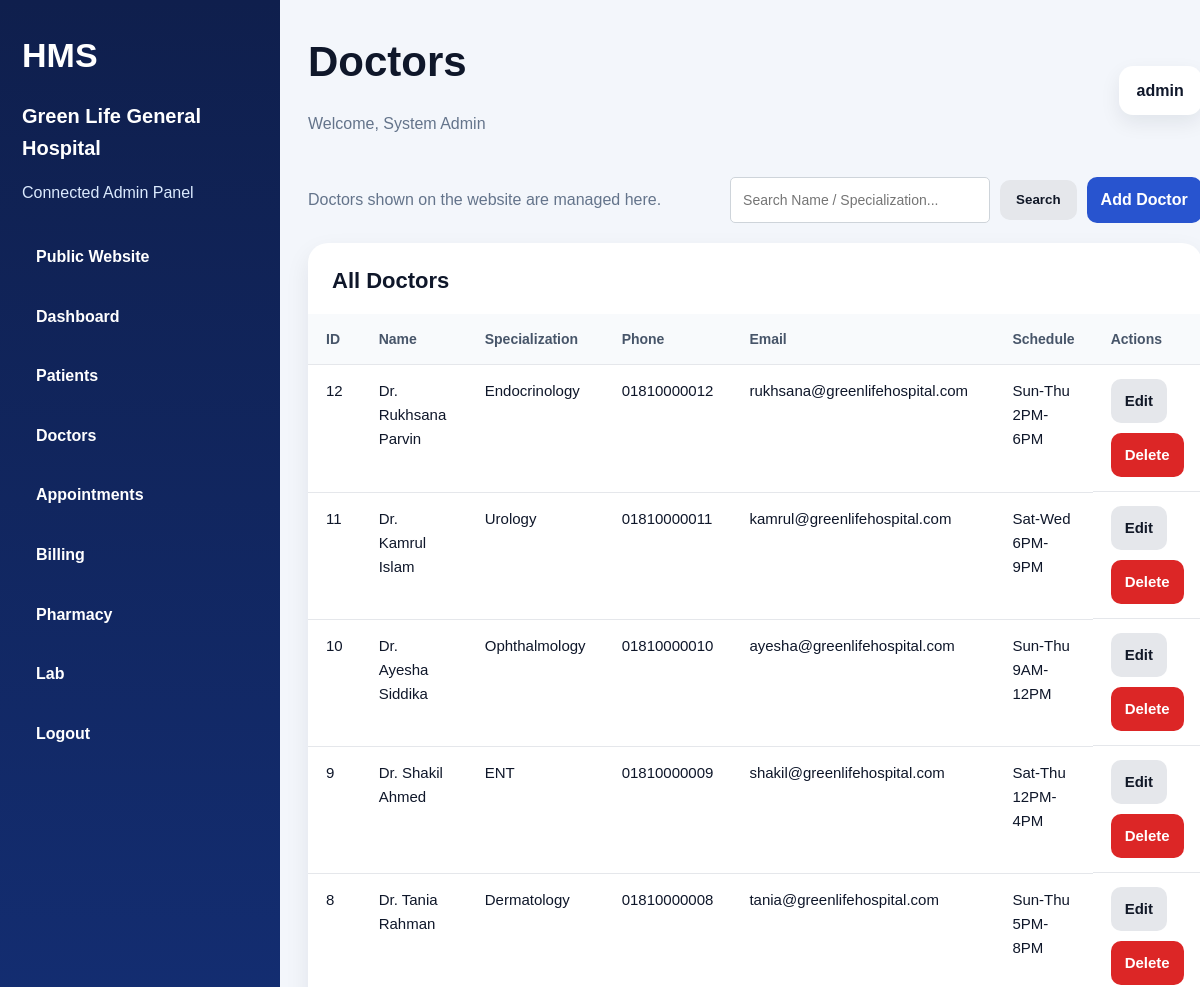
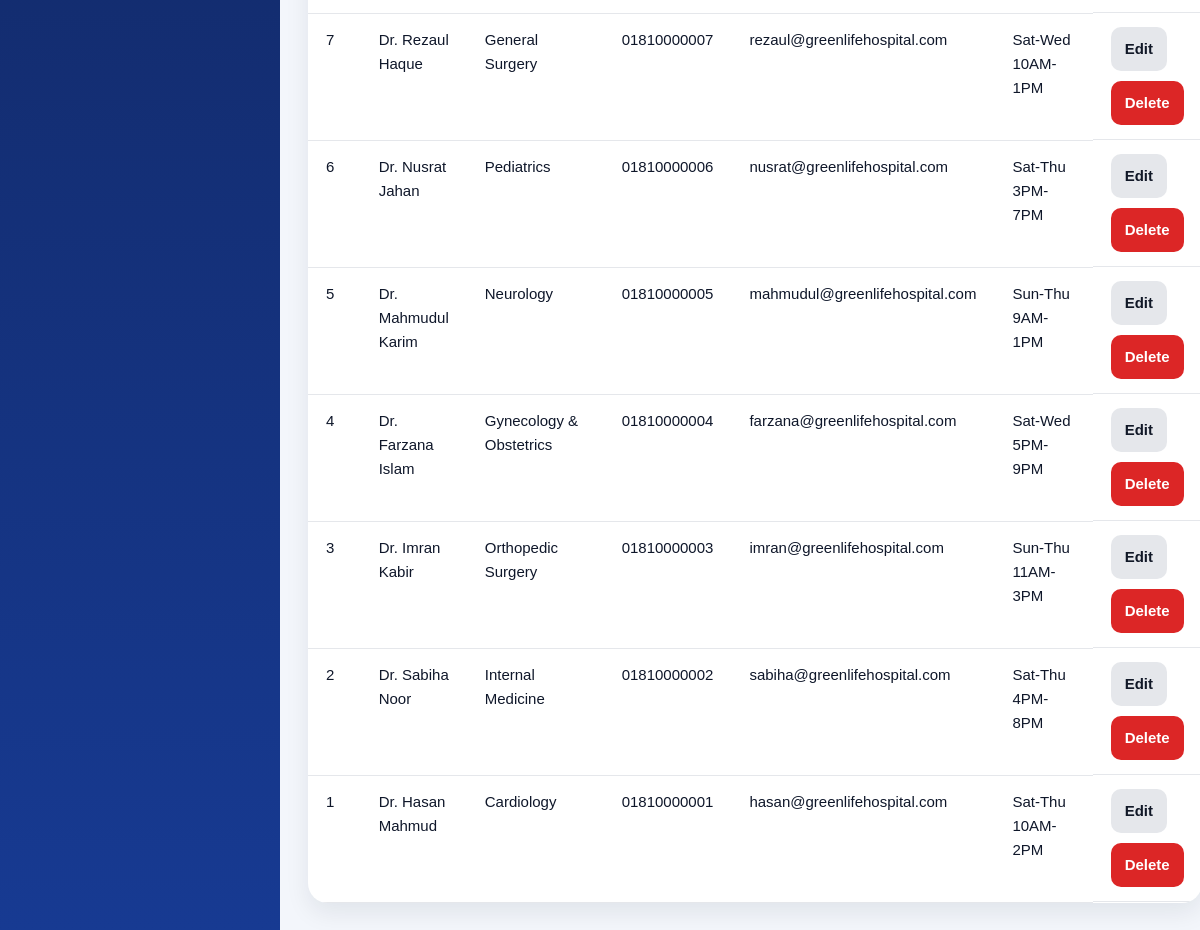
The app's page /admin/modules/doctors/index.php (signed in) with its own data (2 pictures, top to bottom).
### tables this page shows
CREATE TABLE doctors (
  id INT AUTO_INCREMENT PRIMARY KEY,
  name VARCHAR(120) NOT NULL,
  specialization VARCHAR(120) NOT NULL,
  phone VARCHAR(30) DEFAULT '',
  email VARCHAR(120) DEFAULT '',
  schedule VARCHAR(180) DEFAULT '',
  created_at DATETIME NOT NULL
);

### config/app.php (called while the page is built, shortened)
<?php
function e($v): string
{
    return htmlspecialchars((string) $v, ENT_QUOTES, 'UTF-8');
}

### admin/modules/doctors/index.php (the view, shortened to what this page needs)
<?php
require_once __DIR__ . '/../../../config/database.php';
$sql = "
    SELECT *
    FROM doctors
";
$params = [];
$sql .= " ORDER BY id DESC";
$stmt = $pdo->prepare($sql);
$stmt->execute($params);
$rows = $stmt->fetchAll();
include __DIR__ . '/../../partials/header.php';
?>
<div class="toolbar">
    <div class="muted">
        Doctors shown on the website are managed here.
    </div>
    <div class="toolbar-actions">
        <form method="GET" class="search-form">
            <input
                type="text"
                name="search"
                class="form-control"
                placeholder="Search Name / Specialization..."
                value="<?= e($_GET['search'] ?? '') ?>">
            <button type="submit" class="btn btn-secondary">
                Search
            </button>
        </form>
        <a class="btn btn-primary" href="form.php">
            Add Doctor
        </a>
    </div>
</div>
<div class="table-card">
    <div class="table-head">
        <h3>All Doctors</h3>
    </div>
    <div class="table-wrap">
        <table class="table">
            <thead>
                <tr>
                    <th>ID</th>
                    <th>Name</th>
                    <th>Specialization</th>
                    <th>Phone</th>
                    <th>Email</th>
                    <th>Schedule</th>
                    <th>Actions</th>
                </tr>
            </thead>
            <tbody>
            <?php if(count($rows) > 0): ?>
                <?php foreach($rows as $r): ?>
                <tr>
                    <td><?= e($r['id']) ?></td>
                    <td><?= e($r['name']) ?></td>
                    <td><?= e($r['specialization']) ?></td>
                    <td><?= e($r['phone']) ?></td>
                    <td><?= e($r['email']) ?></td>
                    <td><?= e($r['schedule']) ?></td>
                    <td class="actions">
                        <a class="btn btn-secondary"
                           href="form.php?id=<?= e($r['id']) ?>">
                            Edit
                        </a>
                        <a class="btn btn-danger"
                           data-confirm="Delete doctor?"
                           href="delete.php?id=<?= e($r['id']) ?>">
                            Delete
                        </a>
                    </td>
                </tr>
                <?php endforeach; ?>
            <?php endif; ?>
            </tbody>
        </table>
    </div>
</div>
<?php include __DIR__ . '/../../partials/footer.php'; ?>

### assets/css/style.css (style rules this page uses)
:root { --bg:#f4f7fb; --card:#fff; --text:#172033; --muted:#5f6b7a; --pri:#1d4ed8; --pri2:#0f172a; --line:#e5e7eb; --success:#16a34a; --warn:#d97706; --danger:#dc2626; --radius:22px; --shadow:0 16px 36px rgba(15,23,42,.10) }
* { box-sizing:border-box }
html { scroll-behavior:smooth }
body { margin:0; font-family:Arial,Helvetica,sans-serif; background:var(--bg); color:var(--text); line-height:1.6 }
a { text-decoration:none; color:inherit }
.btn { display:inline-flex; align-items:center; justify-content:center; padding:13px 20px; border-radius:14px; border:none; cursor:pointer; font-weight:700; transition:.25s ease }
.btn-primary { background:var(--pri); color:#fff }
.btn-secondary { background:#eef2ff; color:var(--pri2) }
.btn-danger { background:#fee2e2; color:#991b1b }
.muted { color:var(--muted) }
.hero-card, .panel, .table-card, .stat-card, .info-card, .login-panel { background:var(--card); border-radius:var(--radius); box-shadow:var(--shadow) }
.form-control { width: 100%; height: 48px; border: 1px solid #d1d5db; border-radius: 12px; padding: 12px 14px; font-size: 15px; color: #111827; background: #ffffff; outline: none; box-sizing: border-box; }
.muted { color:#6b7280; }
.btn { display:inline-block; padding:12px 18px; border-radius:8px; text-decoration:none; border:none; cursor:pointer; font-weight:600; }
.btn-primary { background:#2854cf; color:#fff; }
.btn-secondary { background:#e5e7eb; color:#111827; }
.muted { color: #6b7280; }
.btn { display: inline-block; padding: 12px 18px; border-radius: 10px; text-decoration: none; border: none; cursor: pointer; font-weight: 600; }
.btn-primary { background: #2854cf; color: #fff; }
.btn-secondary { background: #e5e7eb; color: #111827; }
.admin-body { margin: 0; background: #f3f6fb; font-family: Arial, sans-serif; color: #0f172a; }
.table-card { background: #ffffff; border-radius: 20px; box-shadow: 0 10px 24px rgba(15, 23, 42, 0.08); overflow: hidden; }
.table-head { padding: 20px 24px 0; }
.table-head h3 { margin: 0 0 16px; font-size: 22px; color: #0f172a; }
.table-wrap { width: 100%; overflow-x: auto; }
.table { width: 100%; border-collapse: collapse; }
.table th, .table td { padding: 14px 18px; text-align: left; border-bottom: 1px solid #e5e7eb; }
.table th { background: #f8fafc; font-size: 14px; color: #475569; font-weight: 800; }
.table td { font-size: 15px; color: #0f172a; }
.muted { color: #64748b; }
.toolbar { display: flex; align-items: center; justify-content: space-between; gap: 16px; margin-bottom: 20px; flex-wrap: wrap; }
.actions { display: flex; gap: 10px; flex-wrap: wrap; }
.btn-danger { background: #dc2626; color: #ffffff; text-decoration: none; padding: 10px 14px; border-radius: 10px; font-weight: 600; display: inline-block; }
.btn-secondary { background: #e5e7eb; color: #111827; text-decoration: none; padding: 10px 14px; border-radius: 10px; font-weight: 600; display: inline-block; }
.btn-primary { background: #2854cf; color: #ffffff; text-decoration: none; padding: 10px 14px; border-radius: 10px; font-weight: 600; display: inline-block; }
.table th, .table td { padding: 14px 18px; text-align: left; border-bottom: 1px solid #e5e7eb; vertical-align: top; }
.form-control { width: 100%; min-height: 46px; border: 1px solid #d1d5db; border-radius: 10px; padding: 10px 14px; font-size: 15px; color: #111827; background: #ffffff; box-sizing: border-box; outline: none; }

### admin/partials/header.php (style rules this page uses)
.toolbar { display:flex; justify-content:space-between; align-items:center; flex-wrap:wrap; gap:15px; margin-bottom:20px; }
.toolbar-actions { display:flex; align-items:center; gap:10px; flex-wrap:wrap; }
.search-form { display:flex; align-items:center; gap:10px; }
.search-form .form-control { width:260px; height:40px; padding:8px 12px; border:1px solid #ced4da; border-radius:5px; font-size:14px; outline:none; transition:.3s; }
.search-form .btn { height:40px; padding:0 16px; display:flex; align-items:center; justify-content:center; cursor:pointer; }
.btn-primary { white-space:nowrap; }
.btn-secondary { white-space:nowrap; }

### records on screen
doctors: id "12", name "Dr. Rukhsana Parvin", specialization "Endocrinology", phone "01810000012", email "rukhsana@greenlifehospital.com", schedule "Sun-Thu 2PM-6PM"
doctors: id "11", name "Dr. Kamrul Islam", specialization "Urology", phone "01810000011", email "kamrul@greenlifehospital.com", schedule "Sat-Wed 6PM-9PM"
doctors: id "10", name "Dr. Ayesha Siddika", specialization "Ophthalmology", phone "01810000010", email "ayesha@greenlifehospital.com", schedule "Sun-Thu 9AM-12PM"
doctors: id "9", name "Dr. Shakil Ahmed", specialization "ENT", phone "01810000009", email "shakil@greenlifehospital.com", schedule "Sat-Thu 12PM-4PM"
doctors: id "8", name "Dr. Tania Rahman", specialization "Dermatology", phone "01810000008", email "tania@greenlifehospital.com", schedule "Sun-Thu 5PM-8PM"
doctors: id "7", name "Dr. Rezaul Haque", specialization "General Surgery", phone "01810000007", email "rezaul@greenlifehospital.com", schedule "Sat-Wed 10AM-1PM"
doctors: id "6", name "Dr. Nusrat Jahan", specialization "Pediatrics", phone "01810000006", email "nusrat@greenlifehospital.com", schedule "Sat-Thu 3PM-7PM"
doctors: id "5", name "Dr. Mahmudul Karim", specialization "Neurology", phone "01810000005", email "mahmudul@greenlifehospital.com", schedule "Sun-Thu 9AM-1PM"
doctors: id "4", name "Dr. Farzana Islam", specialization "Gynecology & Obstetrics", phone "01810000004", email "farzana@greenlifehospital.com", schedule "Sat-Wed 5PM-9PM"
doctors: id "3", name "Dr. Imran Kabir", specialization "Orthopedic Surgery", phone "01810000003", email "imran@greenlifehospital.com", schedule "Sun-Thu 11AM-3PM"
doctors: id "2", name "Dr. Sabiha Noor", specialization "Internal Medicine", phone "01810000002", email "sabiha@greenlifehospital.com", schedule "Sat-Thu 4PM-8PM"
doctors: id "1", name "Dr. Hasan Mahmud", specialization "Cardiology", phone "01810000001", email "hasan@greenlifehospital.com", schedule "Sat-Thu 10AM-2PM"

### other values on screen
APP_NAME "Green Life General Hospital"
$pageTitle "Doctors"
$_SESSION['admin_name'] "System Admin"
$_SESSION['admin_username'] "admin"
